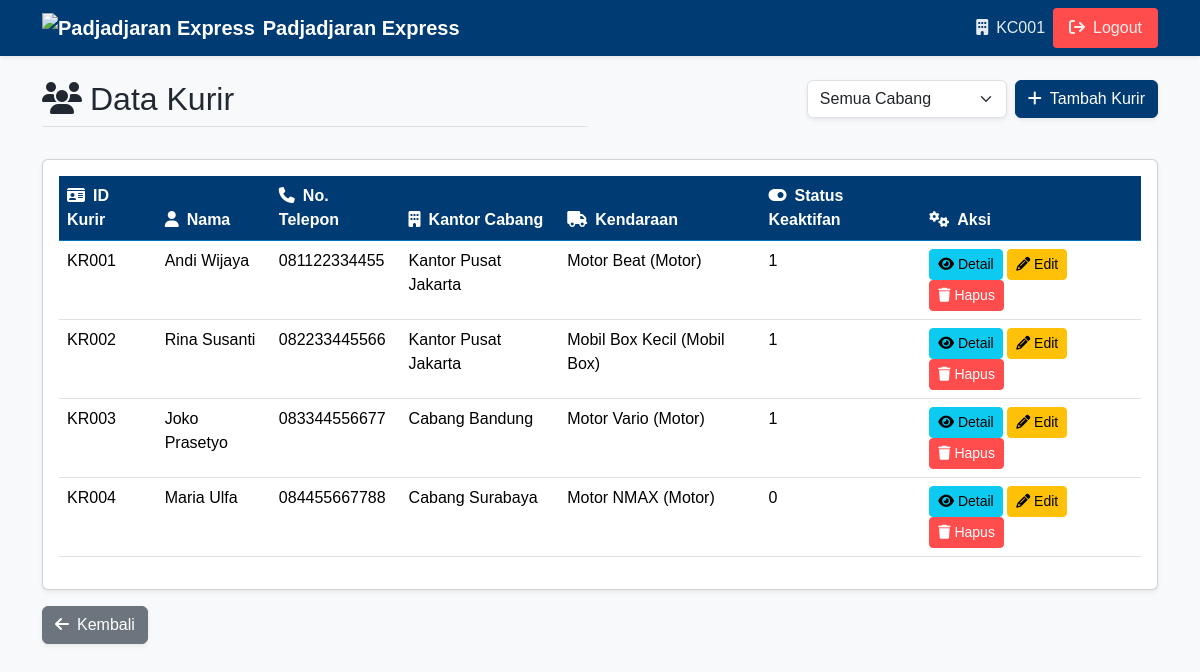
The app's page /kurir/list.php (signed in) with its own data.
### tables this page shows
CREATE TABLE `kurir` (
  `id_kurir` varchar(5) NOT NULL,
  `id_cabang` varchar(5) DEFAULT NULL,
  `id_kendaraan` varchar(5) DEFAULT NULL,
  `nama_kurir` varchar(50) DEFAULT NULL,
  `no_telepon` varchar(20) DEFAULT NULL,
  `status_keaktifan` tinyint(1) DEFAULT NULL
);

CREATE TABLE `kantor_cabang` (
  `id_cabang` varchar(5) NOT NULL,
  `nama_cabang` varchar(50) DEFAULT NULL,
  `alamat` varchar(50) DEFAULT NULL,
  `password` varchar(30) DEFAULT NULL
);

CREATE TABLE `kendaraan` (
  `id_kendaraan` varchar(5) NOT NULL,
  `id_cabang` varchar(5) DEFAULT NULL,
  `nama_kendaraan` varchar(50) DEFAULT NULL,
  `jenis_kendaraan` varchar(40) DEFAULT NULL,
  `kapasitas` int DEFAULT NULL
);

### kurir/list.php (the view, shortened to what this page needs)
<?php
include("../config.php");
$is_kantor_pusat = ($_SESSION['id_cabang'] == 'KC001');
$id_cabang_filter = isset($_GET['id_cabang']) ? $_GET['id_cabang'] : '';
if ($is_kantor_pusat) {
    $query = "SELECT k.id_kurir, k.nama_kurir, k.no_telepon, k.status_keaktifan,
        kc.nama_cabang, kd.nama_kendaraan, kd.jenis_kendaraan
        FROM kurir k
        LEFT JOIN kantor_cabang kc ON k.id_cabang = kc.id_cabang
        LEFT JOIN kendaraan kd ON k.id_kendaraan = kd.id_kendaraan";
    if (!empty($id_cabang_filter)) {
        $query = "SELECT k.id_kurir, k.nama_kurir, k.no_telepon, k.status_keaktifan,
            kc.nama_cabang, kd.nama_kendaraan, kd.jenis_kendaraan
            FROM kurir k
            LEFT JOIN kantor_cabang kc ON k.id_cabang = kc.id_cabang
            LEFT JOIN kendaraan kd ON k.id_kendaraan = kd.id_kendaraan
            WHERE k.id_cabang = ?";
        $stmt = mysqli_prepare($conn, $query);
        mysqli_stmt_bind_param($stmt, "s", $id_cabang_filter);
        mysqli_stmt_execute($stmt);
        $result = mysqli_stmt_get_result($stmt);
    } else {
        $result = mysqli_query($conn, $query);
    }
}
?>
<!DOCTYPE html>
<html lang="en">
<head>
    <link href="../assets/css/bootstrap.min.css" rel="stylesheet">
    <link rel="stylesheet" href="../assets/font-awesome/css/all.min.css">
    <link rel="stylesheet" href="../assets/style.css">
</head>
<body>
    <nav class="navbar navbar-expand-lg navbar-dark shadow-sm sticky-top" style="background-color: #003B73;">
        <div class="container">
            <a class="navbar-brand d-flex align-items-center" href="../dashboard.php">
                <img src="../assets/img/logo.png" alt="Padjadjaran Express" height="30" class="me-2">
                <span>Padjadjaran Express</span>
            </a>
            <div class="navbar-nav ms-auto">
                <span class="nav-link">
                    <i class="fa fa-building me-2"></i><?= htmlspecialchars($_SESSION['id_cabang']) ?>
                </span>
                <a class="nav-link btn btn-danger btn-sm text-white px-3" href="../logout.php">
                    <i class="fa fa-sign-out me-2"></i>Logout
                </a>
            </div>
        </div>
    </nav>
    <div class="container py-4">
        <div class="row mb-4">
            <div class="col">
                <h2 class="border-bottom pb-2">
                    <i class="fas fa-users me-2"></i>Data Kurir
                </h2>
            </div>
            <div class="col text-end">
                <div class="d-flex justify-content-end gap-2">
                    <?php if ($is_kantor_pusat): ?>
                        <form method="get" class="d-flex align-items-center">
                            <select name="id_cabang" class="form-select shadow-sm" onchange="this.form.submit()">
                                <option value="">Semua Cabang</option>
                            </select>
                        </form>
                    <?php endif; ?>
                    <a href="tambah.php" class="btn btn-primary shadow-sm">
                        <i class="fa fa-plus me-2"></i>Tambah Kurir
                    </a>
                </div>
            </div>
        </div>
        <div class="card shadow-sm">
            <div class="card-body">
                <div class="table-responsive">
                    <table class="table table-hover">
                        <thead>
                            <tr>
                                <th><i class="fa fa-id-card me-2"></i>ID Kurir</th>
                                <th><i class="fa fa-user me-2"></i>Nama</th>
                                <th><i class="fa fa-phone me-2"></i>No. Telepon</th>
                                <?php if ($is_kantor_pusat): ?>
                                <th><i class="fa fa-building me-2"></i>Kantor Cabang</th>
                                <?php endif; ?>
                                <th><i class="fa fa-truck me-2"></i>Kendaraan</th>
                                <th><i class="fa fa-toggle-on me-2"></i>Status Keaktifan</th>
                                <th><i class="fa fa-gears me-2"></i>Aksi</th>
                            </tr>
                        </thead>
                        <tbody>
                            <?php while ($row = mysqli_fetch_assoc($result)) { ?>
                            <tr>
                                <td><?= $row['id_kurir'] ?></td>
                                <td><?= htmlspecialchars($row['nama_kurir']) ?></td>
                                <td><?= htmlspecialchars($row['no_telepon']) ?></td>
                                <?php if ($is_kantor_pusat): ?>
                                <td><?= htmlspecialchars($row['nama_cabang']) ?></td>
                                <?php endif; ?>
                                <td><?= $row['nama_kendaraan'] ? htmlspecialchars($row['nama_kendaraan'] . ' (' . $row['jenis_kendaraan'] . ')') : 'Belum ditugaskan' ?></td>
                                <td><?= htmlspecialchars($row['status_keaktifan']) ?></td>
                                <td>
                                    <a href="detail.php?id=<?= $row['id_kurir'] ?>" class="btn btn-info btn-sm"><i class="fa fa-eye"></i> Detail</a>
                                    <a href="edit.php?id=<?= $row['id_kurir'] ?>" class="btn btn-warning btn-sm"><i class="fa fa-pencil"></i> Edit</a>
                                    <a href="hapus.php?id=<?= $row['id_kurir'] ?>" class="btn btn-danger btn-sm" onclick="return confirm('Yakin hapus?')"><i class="fa fa-trash"></i> Hapus</a>
                                </td>
                            </tr>
                            <?php } ?>
                        </tbody>
                    </table>
                </div>
            </div>
        </div>
        <div class="mt-3">
            <a href="../dashboard.php" class="btn btn-secondary shadow-sm">
                <i class="fa fa-arrow-left me-2"></i>Kembali
            </a>
        </div>
    </div>
</body>
</html>

### assets/style.css (style rules this page uses)
:root { --primary-color: #003B73; --secondary-color: #0074B7; --accent-color: #FF6B35; --light-color: #F8F9FA; --dark-color: #222831; --success-color: #00B074; --warning-color: #FFB649; --danger-color: #FF4C4C; }
body { font-family: 'Nunito', sans-serif; background-color: var(--light-color); color: var(--dark-color); }
.navbar { background-color: var(--primary-color) !important; }
.navbar-brand { color: white !important; font-weight: 700; }
.nav-link { color: rgba(255, 255, 255, 0.9) !important; transition: all 0.3s ease; }
.card { transition: transform 0.3s ease, box-shadow 0.3s ease; }
.btn-primary { background-color: var(--primary-color); border-color: var(--primary-color); }
.btn-danger { background-color: var(--danger-color); border-color: var(--danger-color); }
.table thead th { background-color: var(--primary-color); color: white; border-color: var(--secondary-color); }

### records on screen
kurir: id_kurir "KR001", nama_kurir "Andi Wijaya", no_telepon "081122334455", id_cabang.nama_cabang "Kantor Pusat Jakarta", id_kendaraan.jenis_kendaraan "Motor Beat (Motor)", status_keaktifan "1"
kurir: id_kurir "KR002", nama_kurir "Rina Susanti", no_telepon "082233445566", id_cabang.nama_cabang "Kantor Pusat Jakarta", id_kendaraan.jenis_kendaraan "Mobil Box Kecil (Mobil Box)", status_keaktifan "1"
kurir: id_kurir "KR003", nama_kurir "Joko Prasetyo", no_telepon "083344556677", id_cabang.nama_cabang "Cabang Bandung", id_kendaraan.jenis_kendaraan "Motor Vario (Motor)", status_keaktifan "1"
kurir: id_kurir "KR004", nama_kurir "Maria Ulfa", no_telepon "084455667788", id_cabang.nama_cabang "Cabang Surabaya", id_kendaraan.jenis_kendaraan "Motor NMAX (Motor)", status_keaktifan "0"

### other values on screen
$_SESSION['id_cabang'] "KC001"
